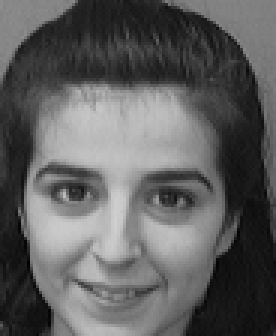
#> input picture cv/data/s10/1.pgm, 92 x 112 px (shown 3 times larger)
$ jupyter execute 01-eda_landmarks.ipynb
#> lines starting #> are read from the running program, lines starting #| are printed output that depends on the picture; after the words box and inside, x2 and y2 are one past the last pixel; in counts of white or black regions, pixels touching at a corner belong together
[cell 1]
import os
import cv2
import random
import numpy as np
import matplotlib.pyplot as plt
from sklearn.metrics import balanced_accuracy_score, confusion_matrix

- **Detecção de rosto e olhos**:
  - **classificadores Haar Cascade**: técnica clássica baseada em características Haar e classificadores fracos combinados com AdaBoost.
  - Dois classificadores pré-treinados do OpenCV são utilizados:
    - `haarcascade_frontalface_default.xml` para detecção de rostos.
    - `haarcascade_eye.xml` para detecção de olhos dentro da região do rosto.

- **Estimativa da rotação**:
  - Testa todas as quatro rotações possíveis (0°, 90°, 180°, 270°) para cada imagem.
  - Para cada rotação:
    - Detecta rostos e, dentro deles, os olhos.
    - Se forem detectados dois ou mais olhos, considera essa a rotação correta.
    - Caso contrário, seleciona a rotação com o maior número de olhos detectados.

- **Avaliação**:
  - Compara a rotação estimada com a rotação real aplicada.
  - Calcula a **Acurácia Balanceada** e **matriz de confusão**.

- **Visualização**:
  - Mostra amostras de imagens com:
    - Posições dos olhos detectadas (retângulos verdes).
    - Rótulos indicando a rotação verdadeira e a rotação estimada.

[cell 2]
face_cascade = cv2.CascadeClassifier("../models/haarcascade_frontalface_default.xml")
eye_cascade = cv2.CascadeClassifier("../models/haarcascade_eye.xml")

def rotate_image(image, angle):
    """
    Rotates an image by the given angle.

    Args:
        image (np.ndarray): Input image.
        angle (int): Rotation angle (0, 90, 180, 270).

    Returns:
        np.ndarray: Rotated image.
    """
    if angle == 0:
        return image
    elif angle == 90:
        return cv2.rotate(image, cv2.ROTATE_90_CLOCKWISE)
    elif angle == 180:
        return cv2.rotate(image, cv2.ROTATE_180)
    elif angle == 270:
        return cv2.rotate(image, cv2.ROTATE_90_COUNTERCLOCKWISE)


def estimate_rotation_angle(image):
    """
    Estimates the face rotation angle in the input image.

    Args:
        image (np.ndarray): Input image in BGR format.

    Returns:
        tuple: (angle, rotated_image, features, confident)
            angle (int or None): Estimated angle.
            rotated_image (np.ndarray or None): Best rotated image.
            features (dict): Detected eye positions.
            confident (bool): True if at least two eyes detected.
    """
    best_angle = None
    max_eyes = 0
    best_image = None
    best_features = {}

    for angle in [0, 90, 180, 270]:
        rotated = rotate_image(image, angle)
        gray = cv2.cvtColor(rotated, cv2.COLOR_BGR2GRAY)
        faces = face_cascade.detectMultiScale(gray, 1.3, 5)

        for (x, y, w, h) in faces:
            roi_gray = gray[y:y + h, x:x + w]
            eyes = eye_cascade.detectMultiScale(roi_gray)
            features = {
                "eyes": [(x + ex, y + ey, ew, eh) for (ex, ey, ew, eh) in eyes]
            }

            if len(eyes) >= 2:
                return angle, rotated, features, True

            if len(eyes) > max_eyes:
                max_eyes = len(eyes)
                best_angle = angle
                best_image = rotated
                best_features = features

    return best_angle, best_image, best_features, False


def load_images(base_path, seed=96):
    """
    Loads image paths from the specified folder.

    Args:
        base_path (str): Root folder path.
        seed (int): Seed for shuffling.

    Returns:
        list: Shuffled list of image file paths.
    """
#> called with base_path = '../data/', seed = 96
    image_paths = []
    for root, _, files in os.walk(base_path):
        for f in files:
            if f.lower().endswith(('.png', '.jpg', '.jpeg', '.pgm')):
                image_paths.append(os.path.join(root, f))
#> pass 2 of the loop in load_images, `for root, _, files in os.walk(base_path):`:
    random.seed(seed)
    random.shuffle(image_paths)
    return image_paths


def process_images(base_path, max_valid_images=20, seed=96, limit_images=True):
    """
    Processes images by applying random rotations and estimating orientation.

    Args:
        base_path (str): Dataset folder.
        max_valid_images (int): Maximum number of processed images.
        seed (int): Seed for reproducibility.
        limit_images (bool): Whether to limit the number of images.

    Returns:
        list: List of tuples (path, true_rotation, estimated_rotation, annotated_image)
    """
    image_paths = load_images(base_path, seed=seed)
    results = []
    random.seed(seed)

    for image_path in image_paths:
        if limit_images and len(results) >= max_valid_images:
            break

        image = cv2.imread(image_path)
#> image is the input picture: shape (112, 92, 3); min 1, max 207, mean 95.1
        if image is None:
            continue

        true_rotation = random.choice([0, 90, 180, 270])
        rotated = rotate_image(image, true_rotation)
#> in rotate_image, `return cv2.rotate(image, cv2.ROTATE_180)`:
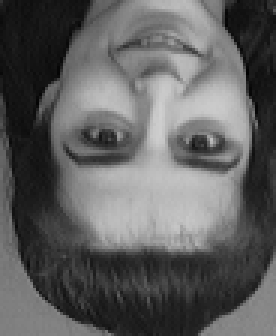
#> returned value: shape (112, 92, 3) (shown 3 times larger); min 1, max 207, mean 95.1

        display_rotation = {
            0: 0,
            90: 270,
            180: 180,
            270: 90
        }[true_rotation]

        estimated_angle, annotated, features, _ = estimate_rotation_angle(rotated)
#> the loop in estimate_rotation_angle, `for angle in [0, 90, 180, 270]:` made 3 passes
#> faces on pass 3: [[4, 39, 69, 69]]
#> pass 2, in estimate_rotation_angle, `rotated = rotate_image(image, angle)`:
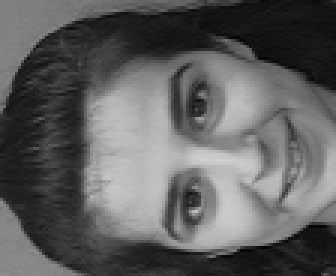
#> rotated: shape (92, 112, 3) (shown 3 times larger); min 1, max 207, mean 95.1
#> after the loop in estimate_rotation_angle, `for angle in [0, 90, 180, 270]:`:
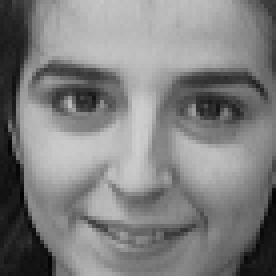
#> roi_gray: shape (69, 69) (shown 4 times larger); min 1, max 207, mean 127.6
#> after the loop in estimate_rotation_angle, `for angle in [0, 90, 180, 270]:`: best_features = 0 items; max_eyes = 0
#> estimated_angle = 180; features = {'eyes': [(12, 51, 25, 25), (43, 54, 25, 25)]}

        if annotated is not None and estimated_angle is not None:
            for (ex, ey, ew, eh) in features.get("eyes", []):
                cv2.rectangle(annotated, (ex, ey), (ex + ew, ey + eh), (0, 255, 0), 2)
#> this loop made 2 passes
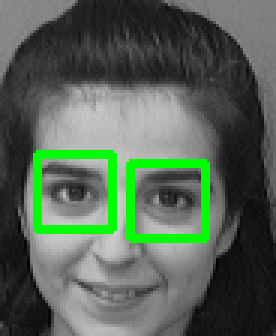
#> annotated: shape (112, 92, 3) (shown 3 times larger); 5.75% of pixels changed, all inside (x1, y1, x2, y2) = (11, 50, 70, 81)

            results.append((image_path, display_rotation, estimated_angle, annotated))
#> pass 2 of the loop in process_images, `for image_path in image_paths:`:
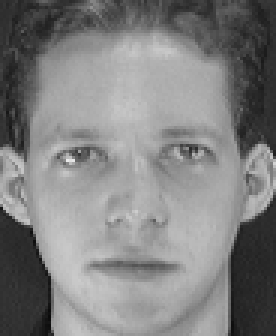
#> input picture cv/data/s1/1.pgm, 92 x 112 px (shown 3 times larger)
#> in process_images, image is the input picture: shape (112, 92, 3); min 11, max 234, mean 128.3
#> the loop in estimate_rotation_angle, `for angle in [0, 90, 180, 270]:` made 3 passes
#> faces on pass 3: [[3, 20, 86, 86]]
#> after the loop in estimate_rotation_angle, `for angle in [0, 90, 180, 270]:`:
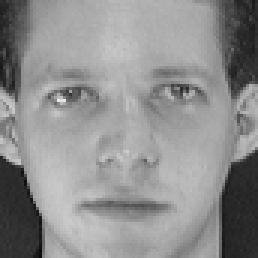
#> roi_gray: shape (86, 86) (shown 3 times larger); min 11, max 234, mean 142.5
#> after the loop in estimate_rotation_angle, `for angle in [0, 90, 180, 270]:`: max_eyes = 0
#> features = {'eyes': [(14, 40, 26, 26), (49, 38, 25, 25)]}
#> the loop in process_images, `for (ex, ey, ew, eh) in features.get("eyes", []):` made 2 passes
#> after the loop in process_images, `for (ex, ey, ew, eh) in features.get("eyes", []):`:
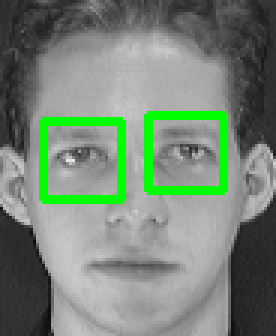
#> annotated: shape (112, 92, 3) (shown 3 times larger); 5.86% of pixels changed, all inside (x1, y1, x2, y2) = (13, 37, 76, 68)
#> `results_all = process_images(base_path=base_path, max_valid_images=max..`: results_all = 2 items

    return results


def compute_metrics(results):
    """
    Computes and prints the balanced accuracy and confusion matrix.

    Args:
        results (list): List of processed image results.
    """
    true_labels = [true for _, true, _, _ in results]
#> true_labels = [180, 180]
    pred_labels = [pred for _, _, pred, _ in results]
#> pred_labels = [180, 180]

    acc = balanced_accuracy_score(true_labels, pred_labels)
#> acc = 1
    print(f"Balanced Accuracy: {acc:.4f}")
#| Balanced Accuracy: 1.0000

    cm = confusion_matrix(true_labels, pred_labels, labels=[0, 90, 180, 270])
#> cm = [[0, 0, 0, 0], [0, 0, 0, 0], [0, 0, 2, 0], [0, 0, 0, 0]]
    plt.figure(figsize=(5, 4))
    plt.imshow(cm, cmap="Blues", interpolation="nearest")
    plt.title("Confusion Matrix")
    plt.xlabel("Predicted")
    plt.ylabel("True")
    classes = ['0°', '90°', '180°', '270°']
    plt.xticks(np.arange(4), classes)
    plt.yticks(np.arange(4), classes)

    for i in range(4):
        for j in range(4):
            plt.text(j, i, cm[i, j], ha="center", va="center", color="black")

    plt.tight_layout()
    plt.show()
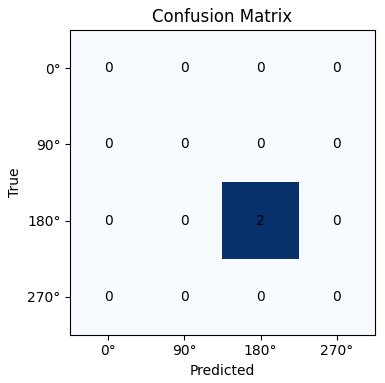
#> figure drawn by matplotlib, 1 panel


def plot_results(results, max_valid_images=20):
    """
    Plots annotated images with true and predicted rotations.

    Args:
        results (list): List of processed image results.
        max_valid_images (int): Number of images to plot.
    """
#> called with max_valid_images = 20
    n_cols = 5
    n_rows = (min(len(results), max_valid_images) + n_cols - 1) // n_cols
#> n_rows = 1
    plt.figure(figsize=(4 * n_cols, 4 * n_rows))

    for idx, (image_path, true_rot, est_rot, annotated_image) in enumerate(results[:max_valid_images], 1):
        rgb_image = cv2.cvtColor(annotated_image, cv2.COLOR_BGR2RGB)
        filename = os.path.basename(image_path)
        plt.subplot(n_rows, n_cols, idx)
        plt.imshow(rgb_image)
        plt.title(f"{filename}\nTrue: {true_rot}°, Est: {est_rot}°")
        plt.axis('off')
#> this loop made 2 passes
#> (idx, image_path, true_rot, est_rot) on passes 1 to 2: (1, '../data/s10/1.pgm', 180, 180), (2, '../data/s1/1.pgm', 180, 180)

    plt.tight_layout()
    plt.show()

[cell 3]
base_path = "../data/"
max_valid_images = 20

results_all = process_images(base_path=base_path, max_valid_images=max_valid_images, limit_images=False)
compute_metrics(results_all)
plot_results(results_all, max_valid_images=max_valid_images)
